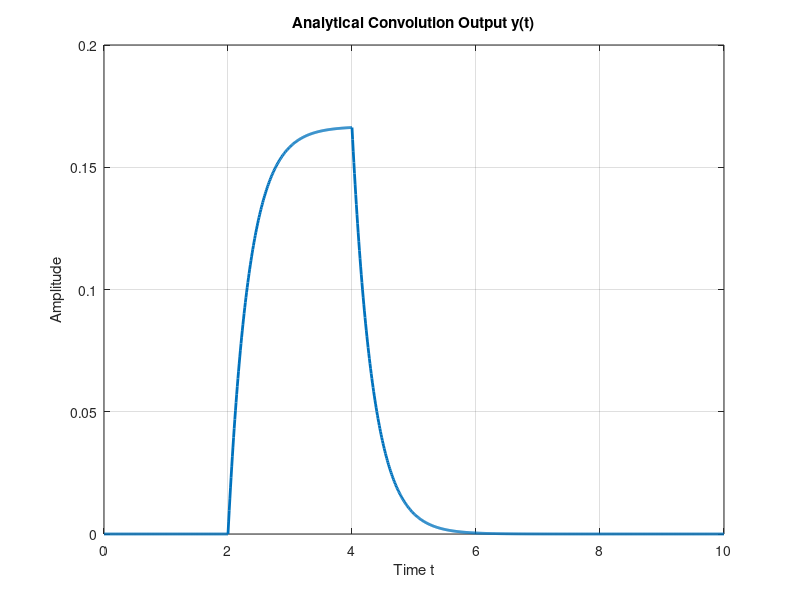

This figure's MATLAB source:
clc;
clear;
close all;

% Time axis
t = 0:0.01:10;

% Initialize output y(t)
y = zeros(size(t));

% Case 1: t < 2 y(t) = 0

y(t < 2) = 0;

% Case 2: 2 <= t < 4 y(t) = (1/6)(1 - e^{-3(t-2)})
idx1 = (t >= 2) & (t < 4);
y(idx1) = (1/6) * (1 - exp(-3*(t(idx1) - 2)));

% Case 3: t >= 4 y(t) = (1/6)(e^{-3(t-4)} - e^{-3(t-2)})
idx2 = (t >= 4);
y(idx2) = (1/6) * (exp(-3*(t(idx2) - 4)) - exp(-3*(t(idx2) - 2)));

% Plotting analytical result
figure;

plot(t, y, 'LineWidth', 2);
grid on;

title('Analytical Convolution Output y(t)');
xlabel('Time t');
ylabel('Amplitude');
